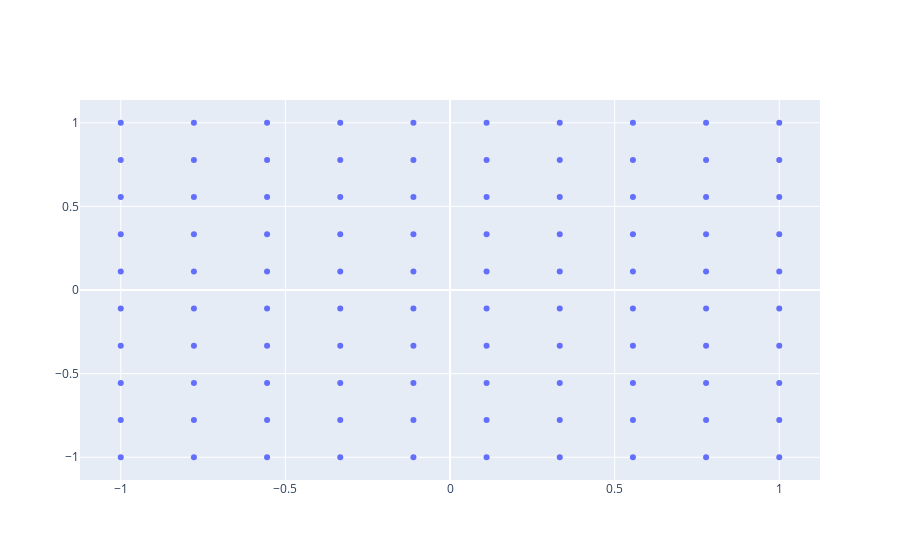

The code cell stored with this chart in its notebook:
### Code cell
fig = go.Figure()
fig.add_trace(go.Scatter(
    x=x[:,0],
    y=x[:,1],
    mode='markers',
))
fig.show()
